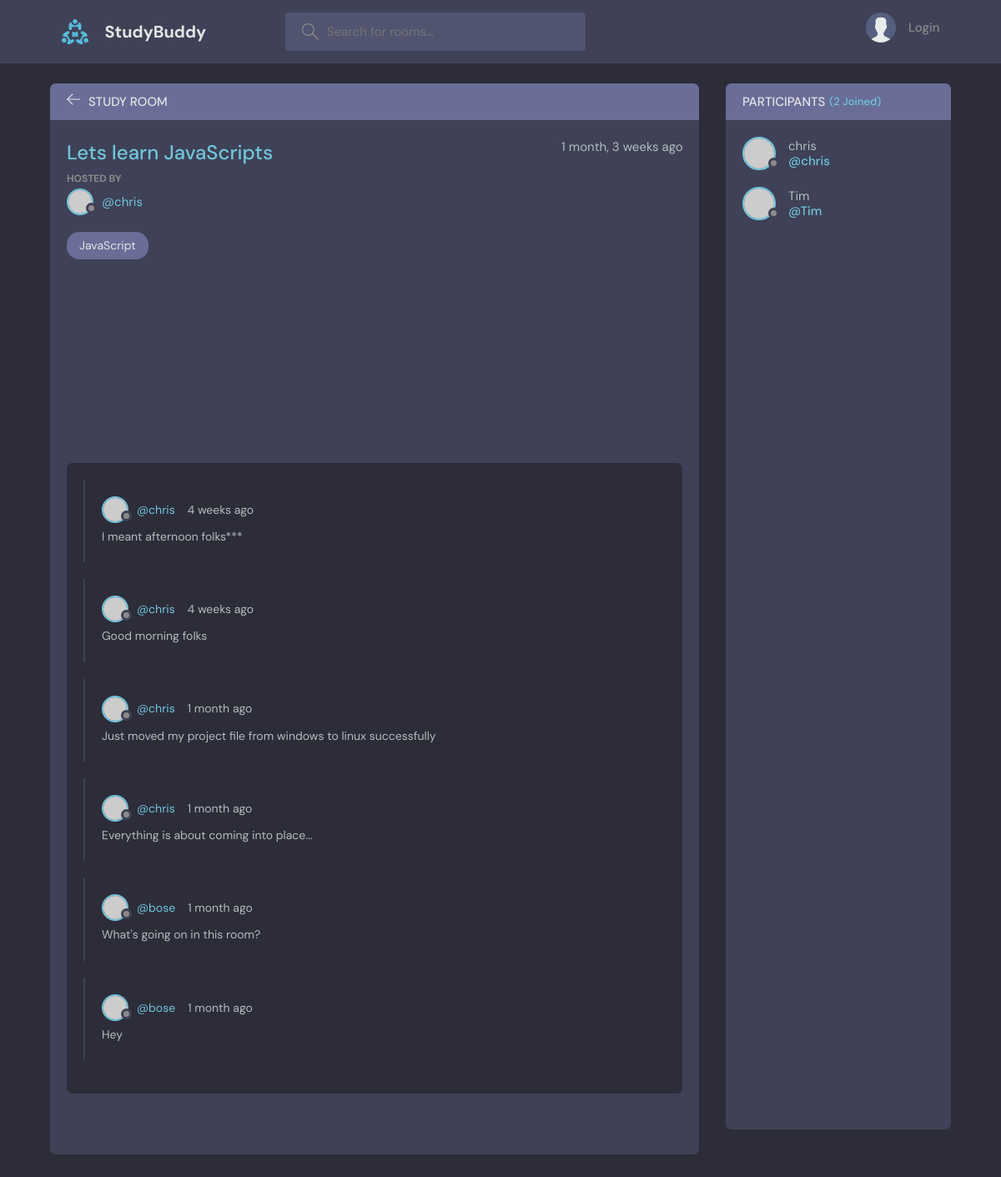
The page /room/1/ on the database its author committed.
### base/models.py (models this page shows, shortened)
class Room(models.Model):
    host = models.ForeignKey(User, on_delete=models.SET_NULL, null=True)
    topic = models.ForeignKey(Topic, on_delete=models.SET_NULL, null=True)
    name = models.CharField(max_length=200)
    description = models.TextField(null=True, blank=True)
    participants = models.ManyToManyField(User, related_name='participants', blank=True)
    updated = models.DateTimeField(auto_now=True)
    created = models.DateTimeField(auto_now_add=True)
    class Meta:
        ordering = ['-updated', '-created']

class Topic(models.Model):
    name = models.CharField(max_length=200)
    def __str__(self):
        return self.name

class Message(models.Model):
    user = models.ForeignKey(User, on_delete=models.CASCADE)
    room = models.ForeignKey(Room, on_delete=models.CASCADE)
    body = models.TextField()
    updated = models.DateTimeField(auto_now=True)
    created = models.DateTimeField(auto_now_add=True)
    class Meta:
        ordering = ['-updated', '-created']

### base/views.py (the view, shortened to what this page needs)
# urls.py: path('room/<str:pk>/', views.room, name='room'),
def room(request, pk):
    room = Room.objects.get(id=pk)
    room_messages = room.message_set.all()
    participants = room.participants.all()
    context = {'room': room, 'room_messages':room_messages, 'participants':participants}
    return render(request, 'base/room.html', context)

### base/templates/base/room.html (shortened to what this page needs)
{% extends 'main.html' %}
{% block content %}
    <main class="profile-page layout layout--2">
      <div class="container">
        <div class="room">
          <div class="room__top">
            <div class="room__topLeft">
              <a href="{% url 'home' %}">
                <svg version="1.1" xmlns="http://www.w3.org/2000/svg" width="32" height="32" viewBox="0 0 32 32">
                  <title>arrow-left</title>
                  <path
                    d="M13.723 2.286l-13.723 13.714 13.719 13.714 1.616-1.611-10.96-10.96h27.625v-2.286h-27.625l10.965-10.965-1.616-1.607z"
                  ></path>
                </svg>
              </a>
              <h3>Study Room</h3>
            </div>
          </div>
          <div class="room__box scroll">
            <div class="room__header scroll">
              <div class="room__info">
                <h3>{{room.name}}</h3>
                <span>{{room.created|timesince}} ago</span>
              </div>
              <div class="room__hosted">
                <p>Hosted By</p>
                <a href="{% url 'user-profile' room.host.id %}" class="room__author">
                  <div class="avatar avatar--small">
                    <img src="https://randomuser.me/api/portraits/men/37.jpg" />
                  </div>
                  <span>@{{room.host.username}}</span>
                </a>
              </div>
              <span class="room__topics">{{room.topic}}</span>
            </div>
            <div class="room__conversation">
              <div class="threads scroll">
                {% for message in room_messages %}
                <div class="thread">
                  <div class="thread__top">
                    <div class="thread__author">
                      <a href="{% url 'user-profile' message.user.id %}" class="thread__authorInfo">
                        <div class="avatar avatar--small">
                          <img src="https://randomuser.me/api/portraits/men/37.jpg" />
                        </div>
                        <span>@{{message.user.username}}</span>
                      </a>
                      <span class="thread__date">{{message.created|timesince}} ago</span>
                    </div>
                  </div>
                  <div class="thread__details">
                    {{message.body}}
                  </div>
                </div>
                {% endfor %}
              </div>
            </div>
          </div>
        </div>
        <div class="participants">
          <h3 class="participants__top">Participants <span>({{participants.count}} Joined)</span></h3>
          <div class="participants__list scroll">
            {% for user in participants %}
            <a href="{% url 'user-profile' user.id %}" class="participant">
              <div class="avatar avatar--medium">
                <img src="https://randomuser.me/api/portraits/men/37.jpg" />
              </div>
              <p>
                {{user.username}}
                <span>@{{user.username}}</span>
              </p>
            </a>
            {% endfor %}
          </div>
        </div>
      </div>
    </main>
{% endblock content %}

### rows shown on the page
Room: name "Lets learn JavaScripts", created "1 month, 3 weeks", host.username "chris", topic "JavaScript"
Message: user.username "chris", created "4 weeks", body "I meant afternoon folks***"
Message: user.username "chris", created "4 weeks", body "Good morning folks"
Message: user.username "chris", created "1 month", body "Just moved my project file from windows to linux successfully"
Message: user.username "chris", created "1 month", body "Everything is about coming into place..."
Message: user.username "bose", created "1 month", body "What's going on in this room?"
Message: user.username "bose", created "1 month", body "Hey"

### other values the page prints
{{ participants.count }} "2"
{{ user.username }} "chris"
{{ user.username }} "Tim"
